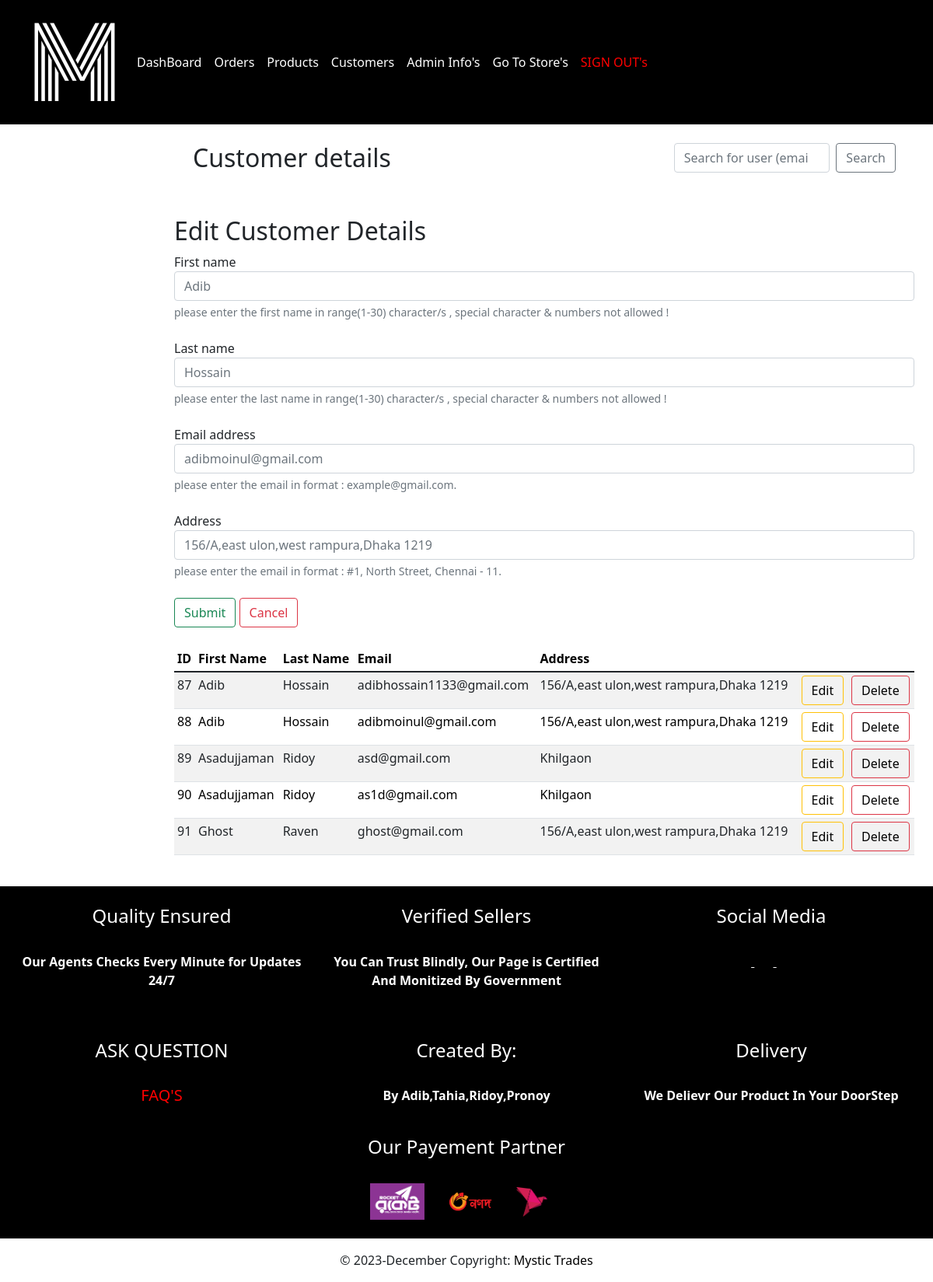
Page /admin/customers.php?edit=88 (signed in) on the committed database.
### tables this page shows
CREATE TABLE `user` (
  `user_Lname` varchar(20) NOT NULL,
  `email` varchar(50) NOT NULL,
  `user_password` varchar(50) NOT NULL,
  `user_id` int(3) NOT NULL,
  `user_fname` varchar(20) NOT NULL,
  `user_address` text NOT NULL
);

### admin/includes/functions.php (called while the page is built, shortened)
<?php
$connection = mysqli_connect("localhost", "root", "", "mystictrades");
function query($query)
{
    global $connection;
    $run = mysqli_query($connection, $query);
    if ($run) {
        while ($row = $run->fetch_assoc()) {
            $data[] = $row;
        }
        return $data;
    } else {
        return 0;
    }
}
function all_users()
{
    $query = "SELECT user_id ,user_fname ,user_lname ,email ,user_address FROM user";
    $data = query($query);
    return $data;
}
function get_user($id)
{
    $query = "SELECT user_id ,user_fname ,user_lname ,email ,user_address FROM user WHERE user_id=$id";
    $data = query($query);
    return $data;
}
function check_admin($id)
{
    $query = "SELECT admin_id FROM admin where admin_id='$id'";
    $row = query($query);
    if (empty($row)) {
        return 0;
    } else {
        return 1;
    }
}

### admin/customers.php (the view, shortened to what this page needs)
<?php
include "includes/head.php";
?>
<body>
    <?php
    include "includes/header.php"
    ?>
    <main class="col-md-9 ms-sm-auto col-lg-10 px-md-4">
        <div class="container">
            <div class="row align-items-start">
                <div class="col">
                    <br>
                    <h2>Customer details</h2>
                    <br>
                </div>
                <div class="col">
                    <br>
                    <form class="d-flex" method="GET" action="customers.php">
                        <input class="form-control me-2 col" type="search" name="search_user_email" placeholder="Search for user (email)" aria-label="Search">
                        <button class="btn btn-outline-secondary" type="submit" name="search_user" value="search">Search</button>
                    </form>
                    <br>
                </div>
            </div>
        </div>
        <?php
        if (isset($_GET['edit'])) {
            $data = get_user($_SESSION['id']);
        ?>
            <br>
            <h2>Edit Customer Details</h2>
            <form action="customers.php" method="POST">
                <div class="form-group">
                    <label>First name</label>
                    <input pattern="[A-Za-z_]{1,15}" type="text" class="form-control" placeholder="<?php echo $data[0]['user_fname'] ?>" name="fname">
                    <div class="form-text">please enter the first name in range(1-30) character/s , special character & numbers not allowed !</div>
                </div>
                <br>
                <div class="form-group">
                    <label for="validationTooltip01">Last name</label>
                    <input pattern="[A-Za-z_]{1,15}" id="validationTooltip01" type="text" class="form-control" placeholder="<?php echo $data[0]['user_lname'] ?>" name="lname">
                    <div class="form-text">please enter the last name in range(1-30) character/s , special character & numbers not allowed !</div>
                </div>
                <br>
                <div class="form-group">
                    <label for="exampleInputEmail1">Email address</label>
                    <input type="email" class="form-control" id="exampleInputEmail1" aria-describedby="emailHelp" placeholder="<?php echo $data[0]['email'] ?>" name="email">
                    <div class="form-text">please enter the email in format : example@gmail.com.</div>
                </div>
                <br>
                <div class="form-group">
                    <label for="inputAddress2">Address</label>
                    <input pattern="^[#.0-9a-zA-Z\s,-]+$" type="text" class="form-control" id="inputAddress2" placeholder="<?php echo $data[0]['user_address'] ?>" name="address">
                </div>
                <div class="form-text">please enter the email in format : #1, North Street, Chennai - 11.</div>
                <br>
                <button type="submit" class="btn btn-outline-success" value="update" name="update">Submit</button>
                <button type=" submit" class="btn btn-outline-danger" value="cancel" name="cancel">Cancel</button>
                <br> <br>
            </form>
        <?php
        }
        ?>
        <div class="table-responsive">
            <table class="table table-striped table-sm">
                <thead>
                    <tr>
                        <th scope="col">ID</th>
                        <th scope="col">First Name</th>
                        <th scope="col">Last Name</th>
                        <th scope="col">Email</th>
                        <th scope="col">Address</th>
                </thead>
                <tbody>
                    <?php
                    $data = all_users();
                    $num = sizeof($data);
                    for ($i = 0; $i < $num; $i++) {
                    ?>
                        <tr>
                            <td><?php echo $data[$i]['user_id'] ?></td>
                            <td><?php echo $data[$i]['user_fname'] ?></td>
                            <td><?php echo $data[$i]['user_lname'] ?></td>
                            <td><?php echo $data[$i]['email'] ?></td>
                            <td><?php echo $data[$i]['user_address'] ?></td>
                            <td>
                                <button type="button" class="btn pull-left btn-outline-warning"><a style="text-decoration: none; color:black;" href="customers.php?edit=<?php echo $data[$i]['user_id'] ?>">Edit</a></button>
                            </td>
                            <td>
                                <button type="button" class="btn pull-left btn-outline-danger"><a style="text-decoration: none; color:black;" href="customers.php?delete=<?php echo $data[$i]['user_id'] ?>">Delete</a></button>
                            </td>
                        </tr>
                    <?php  }
                    ?>
                </tbody>
            </table>
        </div>
    </main>
    <?php
    include "includes/footer.php"
    ?>
</body>

### admin/dashboard.css (style rules this page uses)
body { font-size: 0.875rem; }

### rows in the picture
user: fname "Adib", lname "Hossain", email "adibmoinul@gmail.com", address "156/A,east ulon,west rampura,Dhaka 1219", user_id "88", user_fname "Adib", user_Lname "Hossain", user_address "156/A,east ulon,west rampura,Dhaka 1219"
user: user_id "87", user_fname "Adib", user_Lname "Hossain", email "adibhossain1133@gmail.com", user_address "156/A,east ulon,west rampura,Dhaka 1219"
user: user_id "89", user_fname "Asadujjaman", user_Lname "Ridoy", email "asd@gmail.com", user_address "Khilgaon"
user: user_id "90", user_fname "Asadujjaman", user_Lname "Ridoy", email "as1d@gmail.com", user_address "Khilgaon"
user: user_id "91", user_fname "Ghost", user_Lname "Raven", email "ghost@gmail.com", user_address "156/A,east ulon,west rampura,Dhaka 1219"
